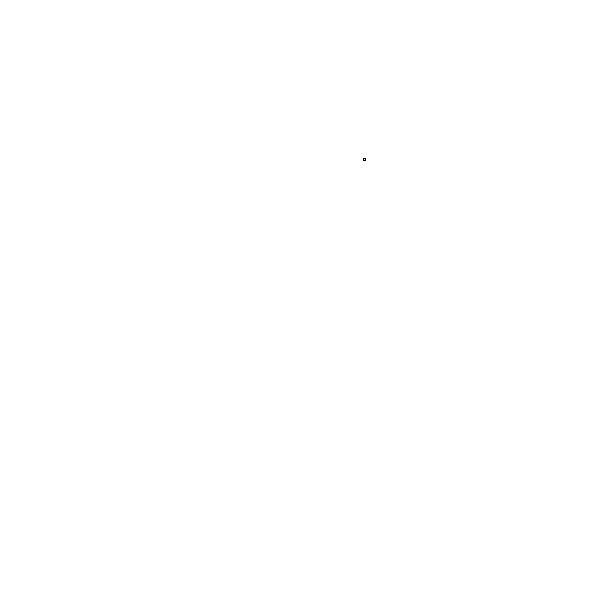
Frame 1 (no input)
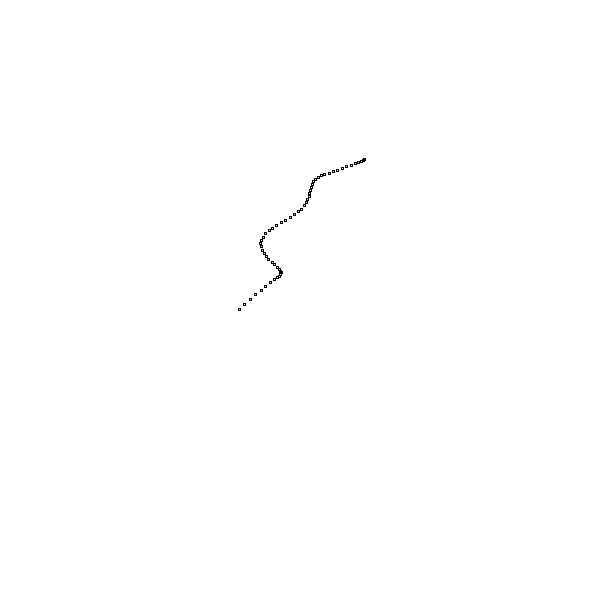
Frame 60 (the mouse pressed at the canvas centre just before this capture)
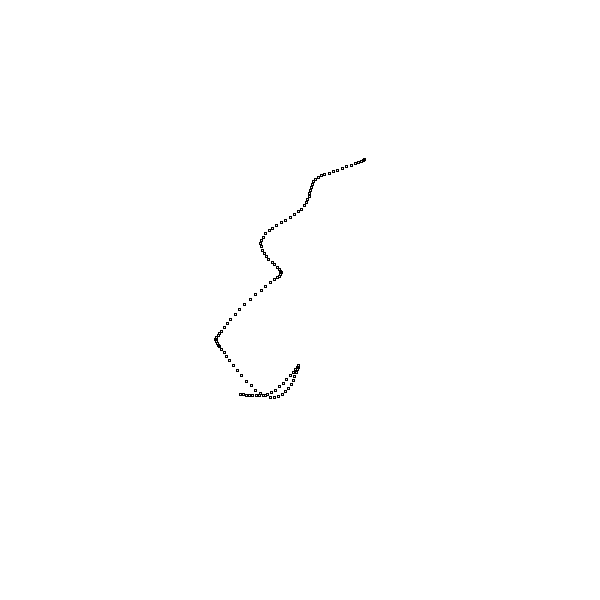
Frame 120 (the mouse held since frame 60 and released just before this capture)

The Processing sketch that drew these frames (run headless with seeded random() and noise(); from frame 60 on, the mouse is pressed at the canvas centre):

// Processing sketch: sketch
// ── sketch.pde
Walker w;

void setup(){
  size(600,600);
  background(255);
  w = new Walker();
}

void draw(){
  w.update();
  w.display();
}

// ── Walker_noise.pde
class Walker{
  float x,y;
  float tx,ty;
  
  Walker(){
    tx = 0;
    ty = 1000;
  }
  
  void update(){
    x = map(noise(tx),0,1,0,width);
    y = map(noise(ty),0,1,0,width);
    
    tx += 0.01;
    ty += 0.01;
  }
  
  void display(){
    fill(0,10);
    rect(x,y,2,2);
  }
}
